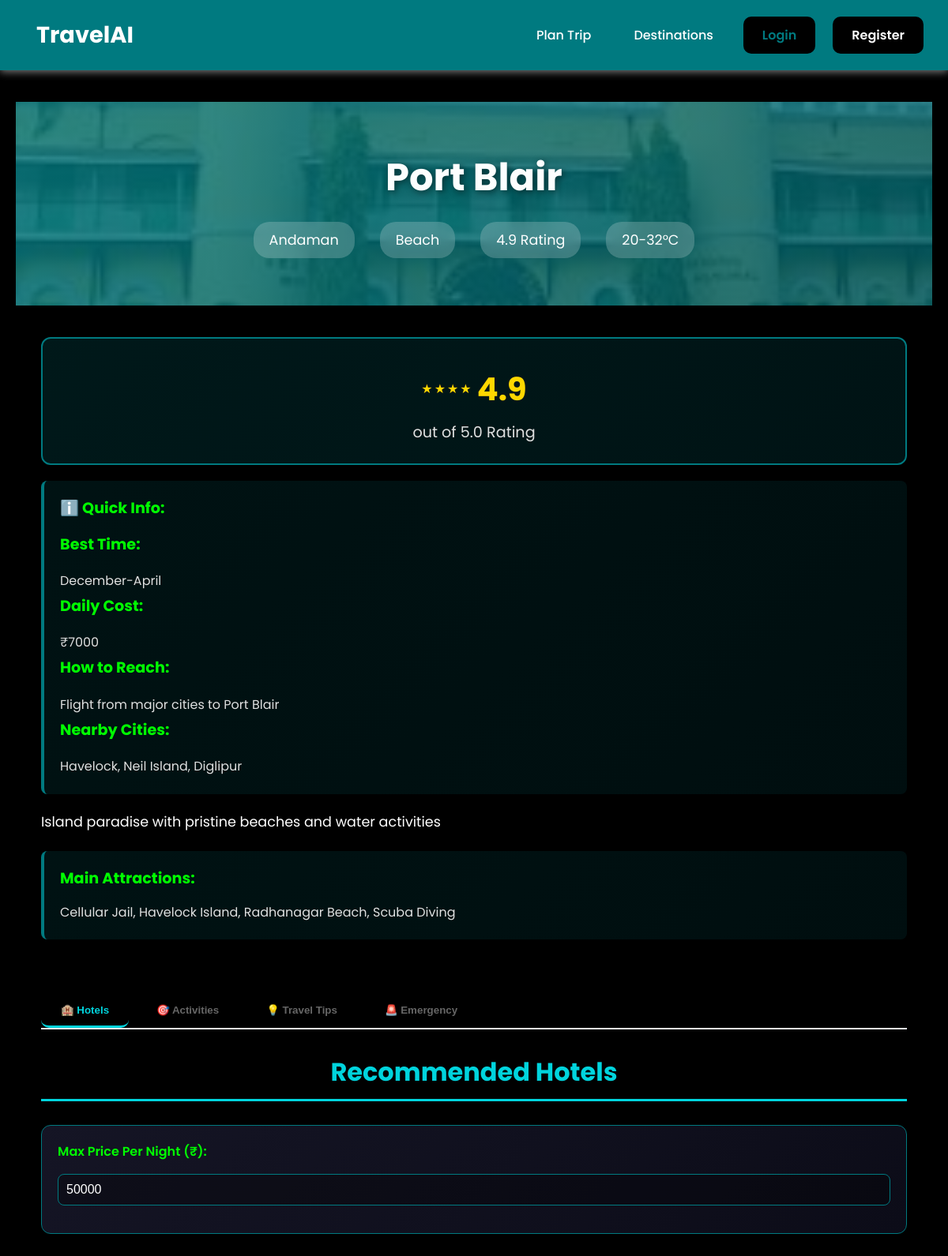
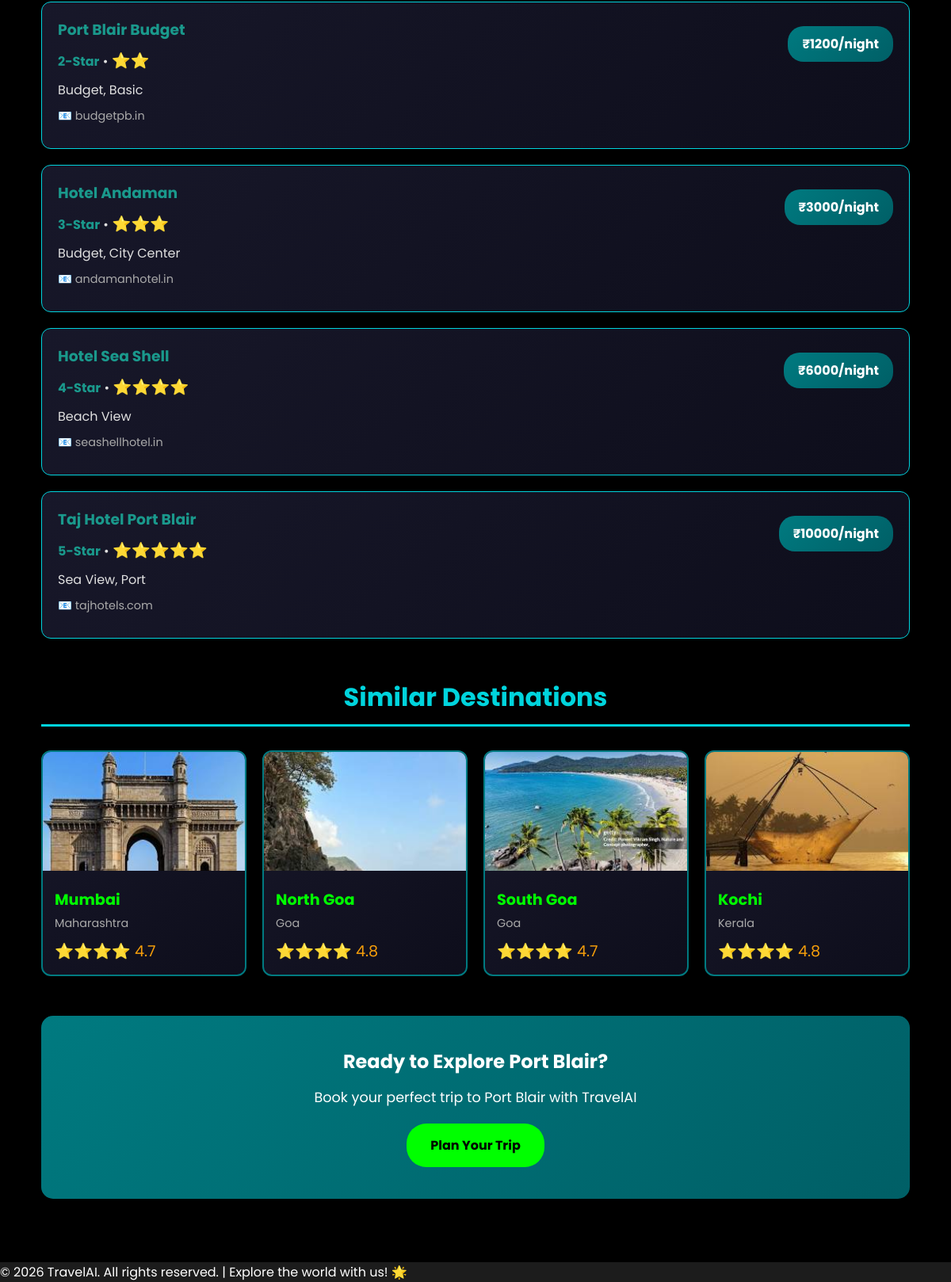
Page /destination/49 on the committed database (2 pictures, top to bottom).
### tables this page shows
CREATE TABLE destinations (
    id INTEGER PRIMARY KEY AUTOINCREMENT,
    name TEXT NOT NULL UNIQUE,
    state TEXT NOT NULL,
    category TEXT NOT NULL,
    best_season TEXT,
    cost_per_day INTEGER,
    description TEXT,
    attractions TEXT,
    image_url TEXT,
    rating REAL DEFAULT 4.5,
    temperature TEXT,
    how_to_reach TEXT,
    nearby_cities TEXT,
    created_at TIMESTAMP DEFAULT CURRENT_TIMESTAMP
);

CREATE TABLE hotels (
    id INTEGER PRIMARY KEY AUTOINCREMENT,
    destination_id INTEGER NOT NULL,
    hotel_name TEXT NOT NULL,
    category TEXT,
    price_per_night INTEGER,
    rating REAL,
    amenities TEXT,
    image_url TEXT,
    contact TEXT,
    created_at TIMESTAMP DEFAULT CURRENT_TIMESTAMP,
    FOREIGN KEY(destination_id) REFERENCES destinations(id)
);

### app.py (the view)
@app.route("/destination/<int:dest_id>")
def destination_detail(dest_id):
    conn = get_db()
    cur = conn.cursor()
    cur.execute("SELECT * FROM destinations WHERE id=?", (dest_id,))
    destination = cur.fetchone()
    if not destination:
        conn.close()
        return "Destination not found", 404
    user_budget = session.get('trip_budget', 0)
    cur.execute("SELECT * FROM hotels WHERE destination_id=? ORDER BY price_per_night", (dest_id,))
    hotels = cur.fetchall()
    cur.execute("SELECT * FROM activities WHERE destination_id=? ORDER BY cost", (dest_id,))
    activities = cur.fetchall()
    cur.execute("SELECT * FROM travel_tips WHERE destination_id=?", (dest_id,))
    tips = cur.fetchall()
    cur.execute("SELECT * FROM destinations WHERE category=? AND id!=? LIMIT 4",
               (destination['category'], dest_id))
    similar = cur.fetchall()
    conn.close()
    user = session.get("user")
    user_email = session.get("user_email", "")
    return render_template("destination_detail.html", user=user, destination=destination,
                         hotels=hotels, activities=activities, tips=tips, similar=similar,
                         user_budget=user_budget, user_email=user_email)

### app.py (called while the page is built)
def get_db():
    conn = sqlite3.connect(DB_PATH)
    conn.row_factory = sqlite3.Row
    return conn

### templates/destination_detail.html (shortened to what this page needs)
{% extends "base.html" %}
{% block content %}
<div class="detail-hero">
    <h1> {{ destination.name }}</h1>
    <div class="meta">
        <div class="meta-item"> {{ destination.state }}</div>
        <div class="meta-item"> {{ destination.category|capitalize }}</div>
        <div class="meta-item"> {{ destination.rating }} Rating</div>
        <div class="meta-item"> {{ destination.temperature }}</div>
    </div>
</div>
<div class="detail-content">
    <div class="section">
        <div class="rating-box">
            <div class="big-stars">
                <div class="star-rating">
                    {% for i in range(4) %}
                        {% if i < destination.rating|int %}
                            <span class="star">★</span>
                        {% elif i < destination.rating and destination.rating % 1 >= 0.5 %}
                            <span class="star">★</span>
                        {% else %}
                            <span class="star empty">★</span>
                        {% endif %}
                    {% endfor %}
                    <span class="rating-number">{{ destination.rating }}</span>
                </div>
            </div>
            <p style="margin: 10px 0 0 0; font-size: 1.2rem; color: #e0e0e0;">out of 5.0 Rating</p>
        </div>
        <div class="info-box">
            <strong>ℹ️ Quick Info:</strong>
            <p style="margin-top: 10px; line-height: 1.8; color: #e0e0e0;">
            <strong style="color: #00ff00;">Best Time:</strong> {{ destination.best_season }}<br>
            <strong style="color: #00ff00;">Daily Cost:</strong> ₹{{ destination.cost_per_day }}<br>
            <strong style="color: #00ff00;">How to Reach:</strong> {{ destination.how_to_reach }}<br>
            <strong style="color: #00ff00;">Nearby Cities:</strong> {{ destination.nearby_cities }}
            </p>
        </div>
        <div class="description">
            {{ destination.description }}
        </div>
        <div class="info-box">
            <strong>Main Attractions:</strong>
            <p style="margin-top: 10px; color: #e0e0e0;">{{ destination.attractions }}</p>
        </div>
    </div>
    <div class="section">
        <div class="tabs">
            <button class="tab-btn active" onclick="showTab(event, 'hotels')">🏨 Hotels</button>
            <button class="tab-btn" onclick="showTab(event, 'activities')">🎯 Activities</button>
            <button class="tab-btn" onclick="showTab(event, 'tips')">💡 Travel Tips</button>
            <button class="tab-btn" onclick="showTab(event, 'emergency')">🚨 Emergency</button>
        </div>
        <div id="hotels" class="tab-content active">
            <h2 class="section-title">Recommended Hotels</h2>
            <div class="filters">
                <div class="filter-group">
                    <label for="maxPrice">Max Price Per Night (₹):</label>
                    <input type="number" id="maxPrice" value="50000" onchange="filterHotels('{{ destination.id }}')" min="0" step="100">
                </div>
            </div>
            <div id="hotelsList">
                {% if hotels %}
                    {% for hotel in hotels %}
                    <div class="hotel-card">
                        <div style="display: flex; justify-content: space-between; align-items: start;">
                            <div style="flex: 1;">
                                <h3 style="margin: 0 0 10px 0; color: #1a998c;">{{ hotel.hotel_name }}</h3>
                                <p style="margin: 5px 0; color: #e0e0e0;">
                                    <strong style="color:#1a998c;">{{ hotel.category }}</strong> •
                                    <span class="stars">
                                        {% set stars_count = hotel.category.split('-')[0] %}
                                        {% for i in range(stars_count|int) %}⭐{% endfor %}
                                    </span>
                                </p>
                                <p style="margin: 10px 0; color: #e0e0e0;">{{ hotel.amenities }}</p>
                                <p style="margin: 10px 0; font-size: 0.9rem; color: #aaaaaa;">📧 {{ hotel.contact }}</p>
                            </div>
                            <div style="text-align: right;">
                                <div class="price-tag">₹{{ hotel.price_per_night }}/night</div>
                            </div>
                        </div>
                    </div>
                    {% endfor %}
                {% else %}
                    <p style="text-align: center; color: #aaaaaa; padding: 40px;">No hotels listed yet.</p>
                {% endif %}
            </div>
        </div>
    </div>
    {% if similar %}
    <div class="section">
        <h2 class="section-title"> Similar Destinations</h2>
        <div class="similar-grid">
            {% for dest in similar %}
            <a href="/destination/{{ dest.id }}" class="similar-card">
                <img src="{{ dest.image_url }}" alt="{{ dest.name }}" data-fallback="https://via.placeholder.com/300x200?text={{ dest.name }}">
                <div class="similar-card-content">
                    <h3>{{ dest.name }}</h3>
                    <p>{{ dest.state }}</p>
                    <div class="stars">
                        {% for i in range(dest.rating|int) %}⭐{% endfor %}
                        {{ dest.rating }}
                    </div>
                </div>
            </a>
            {% endfor %}
        </div>
    </div>
    {% endif %}
    <div style="background: linear-gradient(135deg, #007a80 0%, #005f66 100%); color: white; padding: 40px; border-radius: 15px; text-align: center; margin-top: 50px;">
        <h2 style="margin: 0 0 15px 0; color: white;">Ready to Explore {{ destination.name }}?</h2>
        <p style="margin: 0 0 20px 0; font-size: 1.1rem;">Book your perfect trip to {{ destination.name }} with TravelAI</p>
        <a href="/planner" style="display: inline-block; background: #00ff00; color: #000000; padding: 15px 30px; border-radius: 25px; text-decoration: none; font-weight: bold;">Plan Your Trip</a>
    </div>
</div>
{% endblock %}

### static/style.css (style rules this page uses)
* { box-sizing: border-box; margin: 0; padding: 0; }
body { font-family: 'Poppins', sans-serif; background: #000000; color: #ffffff; min-height: 100vh; }
h1, h2 { color: #fcfefe; text-align: center; }
h3 { color: #ffffff; }
label { color: #ffffff; }
input, select, textarea { width: 100%; padding: 12px; margin-top: 8px; border: 1px solid #007a80; border-radius: 10px; font-size: 1em; background: #000000; color: #ffffff; }
input::placeholder { color: #aaaaaa; }
button, .btn { margin-top: 20px; padding: 12px 24px; background: #007a80; color: #ffffff; border: none; border-radius: 10px; font-weight: 600; cursor: pointer; transition: 0.3s; }
.hotel-card, .activity-card { background: #000000; }
p, span, div { color: #ffffff; }

### rows in the picture
destinations: name "Port Blair", state "Andaman", category "Beach", rating "4.9", temperature "20-32°C", best_season "December-April", cost_per_day "7000", how_to_reach "Flight from major cities to Port Blair", nearby_cities "Havelock, Neil Island, Diglipur", description "Island paradise with pristine beaches and water activities", attractions "Cellular Jail, Havelock Island, Radhanagar Beach, Scuba Diving"
hotels: hotel_name "Port Blair Budget", category "2-Star", amenities "Budget, Basic", contact "budgetpb.in", price_per_night "1200"
hotels: hotel_name "Hotel Andaman", category "3-Star", amenities "Budget, City Center", contact "andamanhotel.in", price_per_night "3000"
hotels: hotel_name "Hotel Sea Shell", category "4-Star", amenities "Beach View", contact "seashellhotel.in", price_per_night "6000"
hotels: hotel_name "Taj Hotel Port Blair", category "5-Star", amenities "Sea View, Port", contact "tajhotels.com", price_per_night "10000"
destinations: image_url (picture), name "Mumbai", state "Maharashtra", rating "4.7"
destinations: image_url (picture), name "North Goa", state "Goa", rating "4.8"
destinations: image_url (picture), name "South Goa", state "Goa", rating "4.7"
destinations: image_url (picture), name "Kochi", state "Kerala", rating "4.8"
